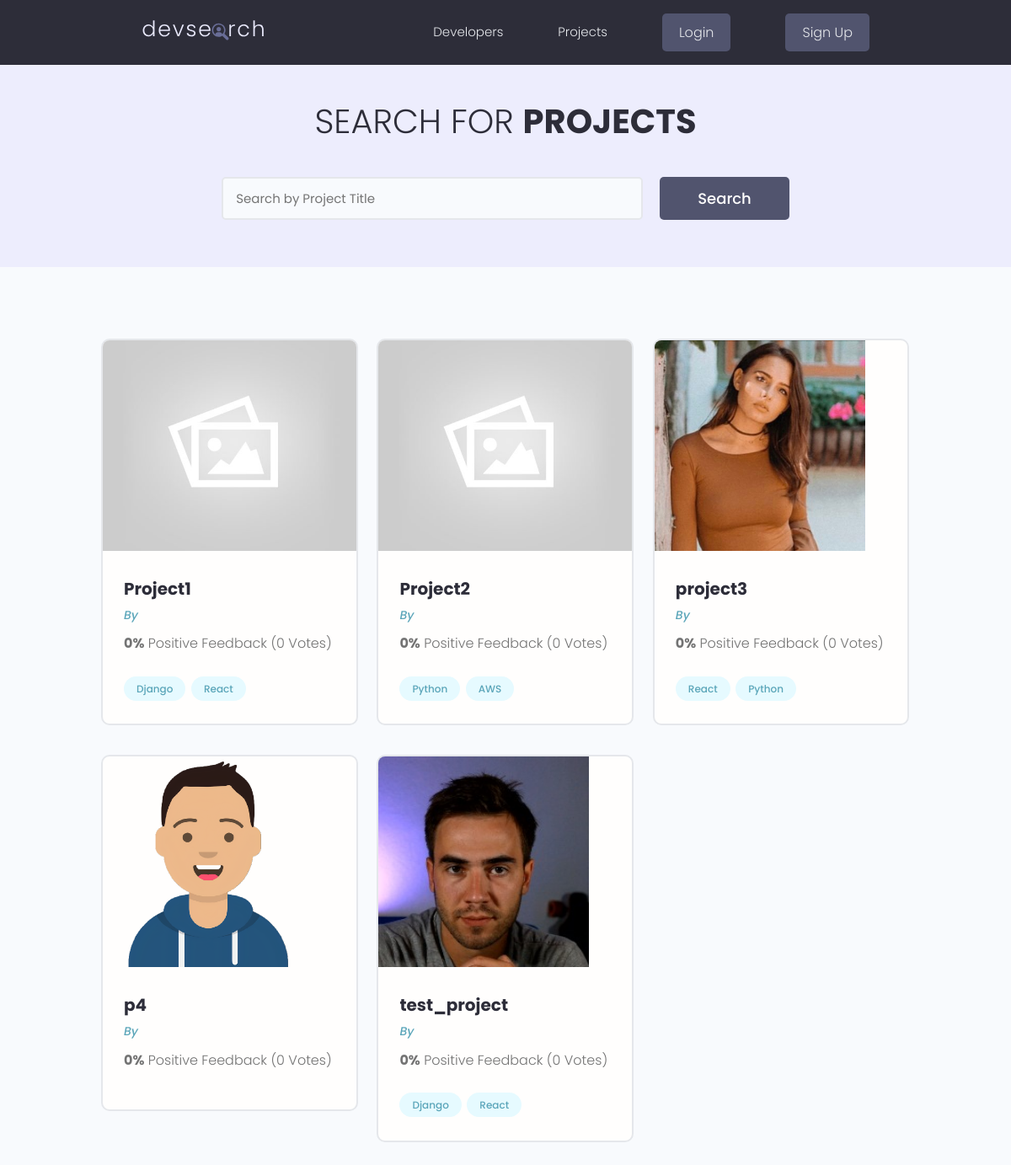
/projects, run on an earlier commit of the app's database.
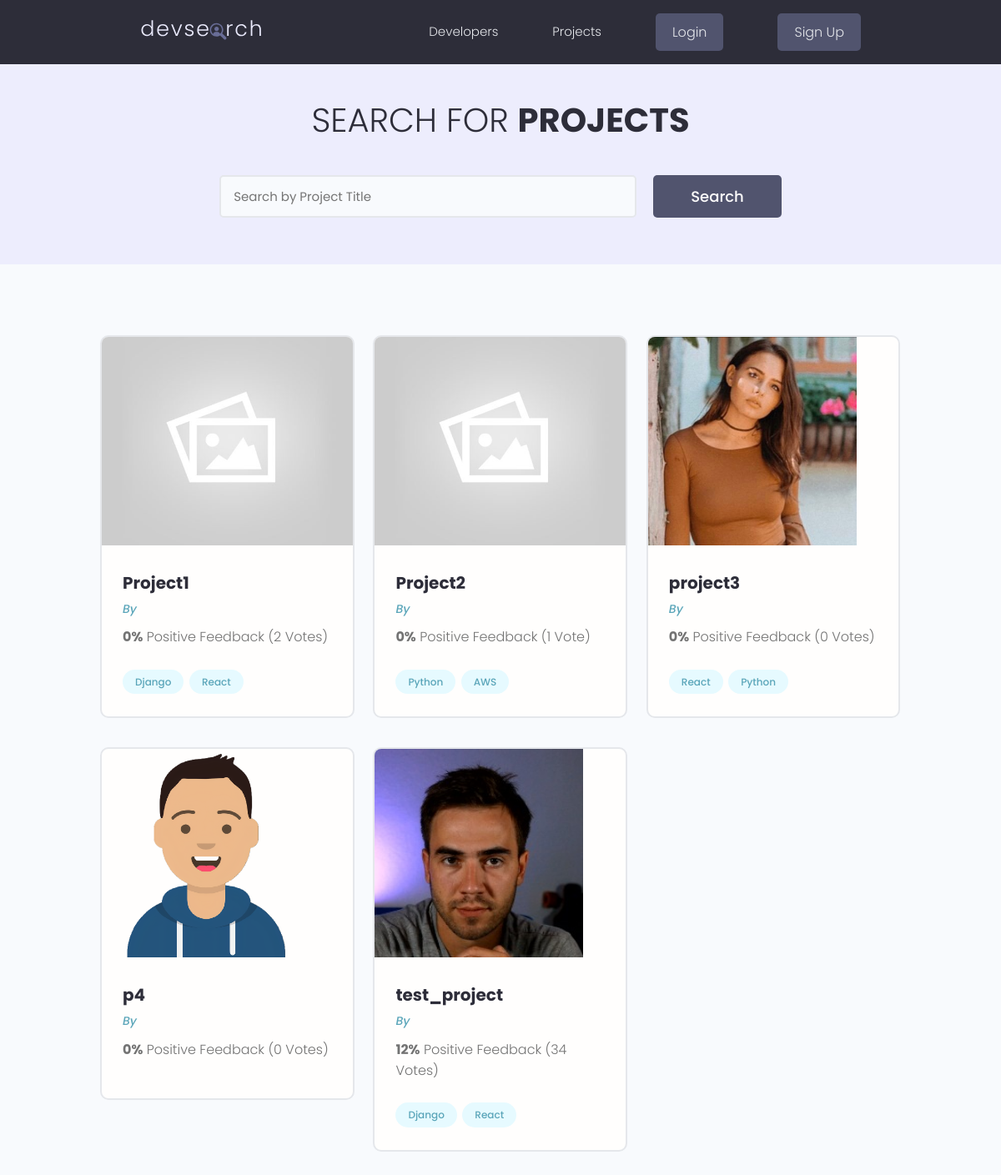
And on a later commit of the database.
### home/models.py (models this page shows, shortened)
class Project(models.Model):
    owner = models.ForeignKey(User, on_delete=models.CASCADE, null=True)
    title = models.CharField(max_length=200)
    description = models.TextField(blank=True, null=True)
    source_link = models.CharField(max_length=200, null=True,blank=True)
    created = models.DateTimeField(auto_now_add=True)
    tags = models.ManyToManyField('Tag', blank=True)
    vote_total = models.IntegerField(default=0, blank=True, null=True)
    vote_ratio = models.IntegerField(default=0, null=True, blank=True)
    featured_image = models.ImageField(upload_to='media_project_model/', blank=True, null=True)
    @property
    def imgUrl(self):
        try:
            return f"{self.featured_image.url}"
        except Exception as ex:
            return '/static/images/static_project_model/default.jpg'

### home/views.py (the view)
# urls.py: path('projects', projects, name = 'projects'),
def projects(request):
    projects = Project.objects.all()
    context = {'projects': projects}
    return render(request, 'home/projects.html', context)

### home/templates/home/projects.html (shortened to what this page needs)
{% extends 'base.html' %}
{% block content %}
<main class="projects">
    <section class="hero-section text-center">
      <div class="container container--narrow">
        <div class="hero-section__box">
          <h2>Search for <span>Projects</span></h2>
        </div>
        <div class="hero-section__search">
          <form class="form" action="#" method="get">
            <div class="form__field">
              <input class="input input--text" id="formInput#search" type="text" name="text"
                placeholder="Search by Project Title" />
            </div>
            <input class="btn btn--sub btn--lg" type="submit" value="Search" />
          </form>
        </div>
      </div>
    </section>
    <section class="projectsList">
      <div class="container">
        <div class="grid grid--three">
        {% for project in projects %}
          <div class="column">
            <div class="card project">
              <a href="{% url 'single-project' project.pk %}" class="project">
                <img class="project__thumbnail" src="{{project.imgUrl}}" alt="project thumbnail" />
                <div class="card__body">
                  <h3 class="project__title">{{project.title}}</h3>
                  <p><a class="project__author" href="{% url 'single-profile' project.owner.username %}">By {{project.owner.profile.name}}</a></p>
                  <p class="project--rating">
                    <span style="font-weight: bold;">{{project.vote_ratio}}%</span> Positive
                    Feedback ({{project.vote_total}} Vote{{project.vote_total|pluralize:'s'}})
                  </p>
                  <div class="project__tags">
                    {% for tag in project.tags.all|slice:'2' %}
                        <span class="tag tag--pill tag--main">
                            <small>{{tag.name}}</small>
                        </span>
                    {% endfor %}
                  </div>
                </div>
              </a>
            </div>
          </div>
        {% endfor %}
        </div>
      </div>
    </section>
  </main>
{% endblock content %}

What changed in the data, as far as the page shows it:
changed Project "Project1": vote_total "0" → "2"
changed Project "Project2": vote_total "0" → "1"
changed Project "test_project": vote_ratio "0" → "12"; vote_total "0" → "34"
